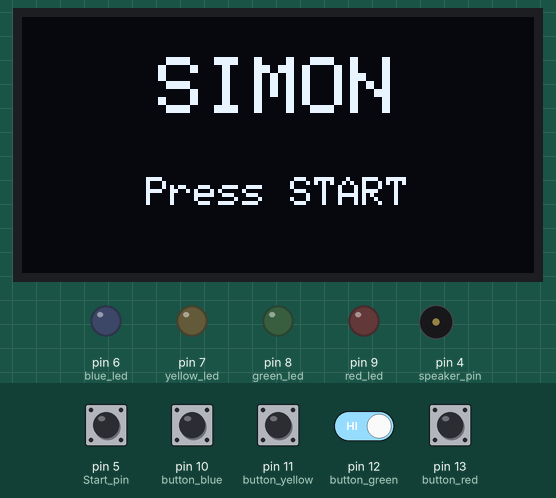
Bench run of a sketch on a simulated Arduino Uno, built with avr-gcc and run on an emulated ATmega328P. Shown: 128×64 one-colour display, output pins drawn as LEDs (lit = HIGH), buzzer (waves = sounding). The inputs (shaded band) are chosen by the test bench; at power-on: pin 5 (Start_pin), pin 10 (button_blue), pin 11 (button_yellow), pin 12 (button_green), pin 13 (button_red) HIGH. Random numbers use the default seed unless the sketch sets one.

Above: at 1.4 s.
1.5 s: pin 5 (Start_pin) pulled LOW for 0.15 s
At 4.3 s:
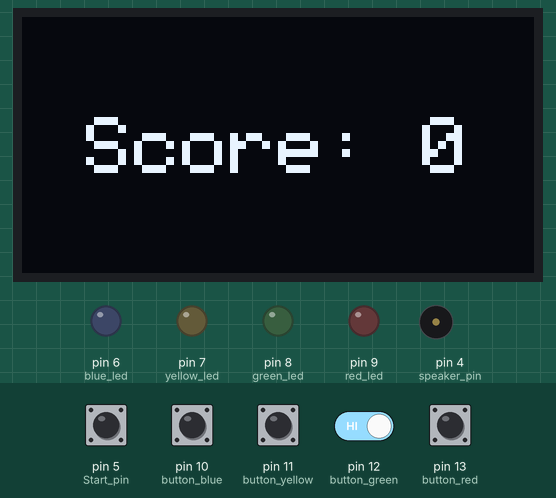
4.6 s: pin 10 (button_blue) pulled LOW for 0.15 s
At 7.0 s:
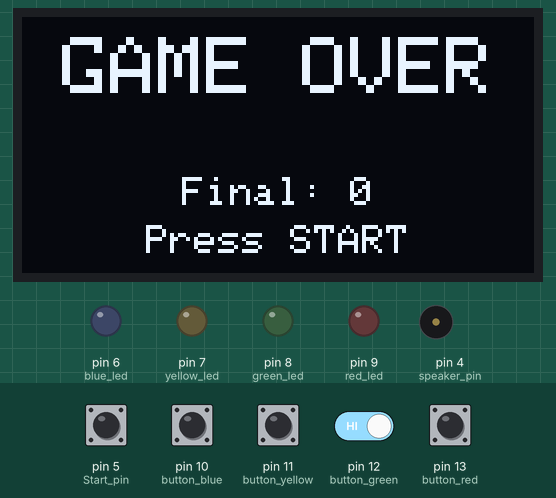
7.1 s: pin 5 (Start_pin) pulled LOW for 1 s
At 8.1 s:
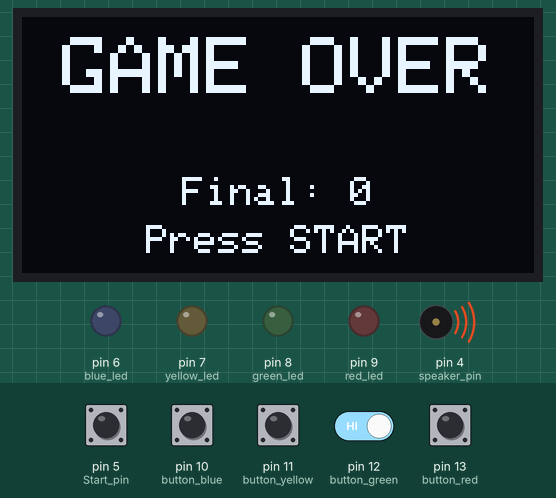
9.8 s: pin 11 (button_yellow) pulled LOW for 1 s
At 12.1 s:
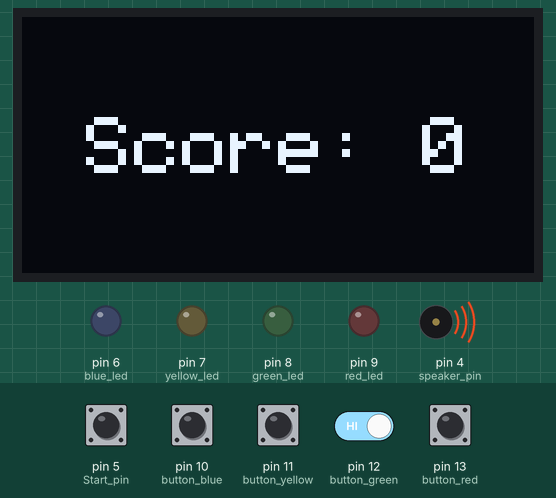
12.3 s: pin 5 (Start_pin) driven LOW and pin 12 (button_green) driven LOW
At 14.47 s:
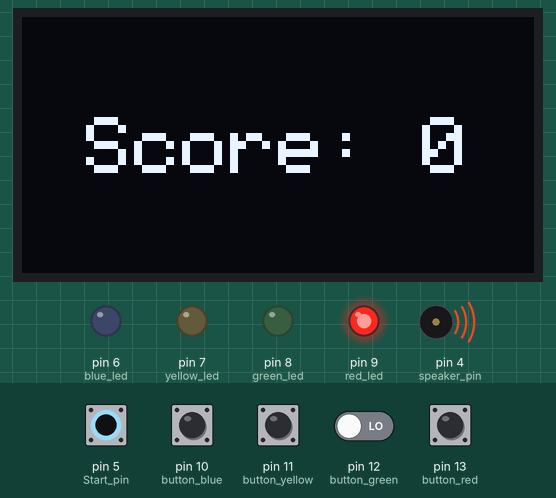
15.3 s: pin 12 (button_green) driven HIGH
At 16.8 s:
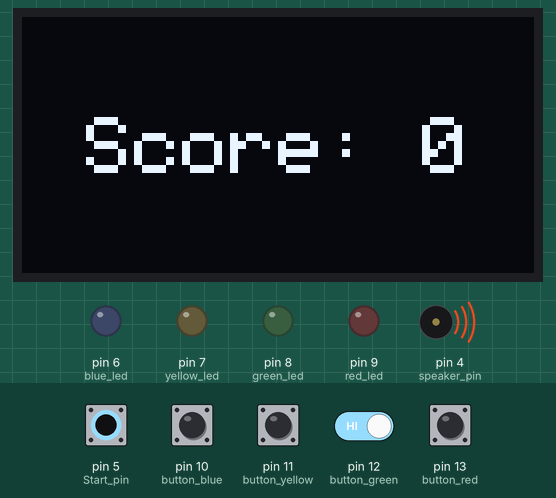
Timing chart, 0 to 18.5 s (numbered marks = the images above; inputs shaded):
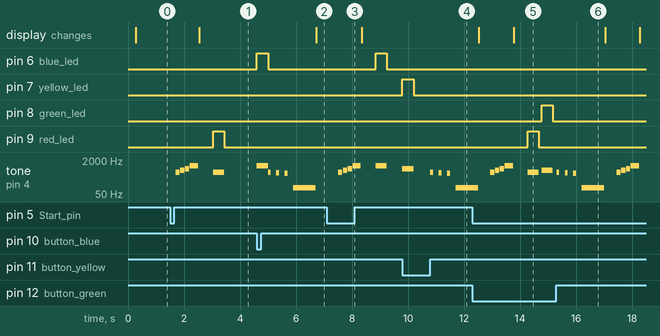

Measured:
- after the input at 1.5 s, pin 9 (red_led): LOW → HIGH after 1.5 s, → LOW 0.40 s later; tone on pin 4 (speaker_pin): plays 523 Hz for 0.15 s, 659 Hz for 0.15 s, 784 Hz for 0.15 s, 1047 Hz for 0.30 s, 523 Hz for 0.40 s, starting after 0.20 s; the display: changes after 1.0 s (image 1)
- after the input at 4.6 s, pin 6 (blue_led): LOW → HIGH at once, → LOW 0.40 s later; tone on pin 4 (speaker_pin): plays 1047 Hz for 0.40 s, 523 Hz for 0.10 s, 494 Hz for 0.10 s, 466 Hz for 0.10 s, 98 Hz for 0.80 s, starting at once; the display: changes after 2.1 s (image 2)
- after the input at 7.1 s, pin 6 (blue_led): LOW → HIGH after 1.7 s, → LOW 0.40 s later; tone on pin 4 (speaker_pin): plays 523 Hz for 0.15 s, 659 Hz for 0.15 s, 784 Hz for 0.15 s, 1047 Hz for 0.30 s, 1047 Hz for 0.40 s, starting after 0.41 s
- after the input at 9.8 s, pin 7 (yellow_led): LOW → HIGH at once, → LOW 0.40 s later; tone on pin 4 (speaker_pin): plays 784 Hz for 0.40 s, 523 Hz for 0.10 s, 494 Hz for 0.10 s, 466 Hz for 0.10 s, 98 Hz for 0.60 s, starting at once
- after the input at 12.3 s, pin 8 (green_led): LOW → HIGH after 2.5 s, → LOW 0.40 s later; pin 9 (red_led): LOW → HIGH after 2.0 s, → LOW 0.40 s later
- after the input at 15.3 s, tone on pin 4 (speaker_pin): plays 523 Hz for 0.10 s, 494 Hz for 0.10 s, 466 Hz for 0.10 s, 98 Hz for 0.80 s, 523 Hz for 0.15 s, 659 Hz for 0.15 s … (8 notes in this stretch), starting at once

The sketch:

simon_oled.ino
```cpp
#include <Wire.h>
#include <Adafruit_GFX.h>
#include <Adafruit_SSD1306.h>

// =====================
// OLED DEFINITIONS
// =====================
#define SCREEN_WIDTH 128
#define SCREEN_HEIGHT 64

Adafruit_SSD1306 display(SCREEN_WIDTH, SCREEN_HEIGHT, &Wire, -1);

// =====================
// SOUND DEFINITIONS
// =====================
#define NOTE_C5   523
#define NOTE_E5   659
#define NOTE_G5   784
#define NOTE_C6  1047
#define NOTE_B4   494
#define NOTE_AS4  466
#define NOTE_G2   98

// =====================
// GAME VARIABLES
// =====================
byte user[100];
byte game[100];

const int button_red = 13;
const int button_green = 12;
const int button_yellow = 11;
const int button_blue = 10;
const int red_led = 9;
const int green_led = 8;
const int yellow_led = 7;
const int blue_led = 6;
const int Start_pin = 5;
const int speaker_pin = 4;

bool game_going = true;
int game_counter = 1;
int blink_time = 400;
int score = 0;

int freq_red = 523;
int freq_green = 659;
int freq_yellow = 784;
int freq_blue = 1047;

// =====================
// OLED HELPER: CENTER TEXT
// =====================
void drawCenteredText(const char *text, int textSize, int y) {
  display.setTextSize(textSize);
  int16_t x1, y1;
  uint16_t w, h;
  display.getTextBounds(text, 0, 0, &x1, &y1, &w, &h);
  int x = (SCREEN_WIDTH - w) / 2;
  display.setCursor(x, y);
  display.println(text);
}

// =====================
// OLED SCREENS
// =====================
void showStartMenu() {
  display.clearDisplay();
  drawCenteredText("SIMON", 2, 10);
  drawCenteredText("Press START", 1, 40);
  display.display();
}

void showScore(int score) {
  display.clearDisplay();
  char buf[20];
  sprintf(buf, "Score: %d", score);
  drawCenteredText(buf, 2, 25);
  display.display();
}

void showGameOver(int score) {
  display.clearDisplay();
  drawCenteredText("GAME OVER", 2, 5);

  char buf[20];
  sprintf(buf, "Final: %d", score);
  drawCenteredText(buf, 1, 40);

  drawCenteredText("Press START", 1, 52);
  display.display();
}

// =====================
// SOUND FUNCTIONS
// =====================
void playStartJingle() {
  tone(speaker_pin, NOTE_C5, 150); delay(170);
  tone(speaker_pin, NOTE_E5, 150); delay(170);
  tone(speaker_pin, NOTE_G5, 150); delay(170);
  tone(speaker_pin, NOTE_C6, 300); delay(300);
}

void playGameOverJingle() {
  tone(speaker_pin, NOTE_C5, 100); delay(300);
  tone(speaker_pin, NOTE_B4, 100); delay(300);
  tone(speaker_pin, NOTE_AS4, 100); delay(300);
  tone(speaker_pin, NOTE_G2, 800); delay(800);
}

// =====================
// LED + SOUND BLINK
// =====================
void blink(int LED_pin, int freq) {
  digitalWrite(LED_pin, HIGH);
  tone(speaker_pin, freq);
  delay(blink_time);
  digitalWrite(LED_pin, LOW);
  noTone(speaker_pin);
}

int corresponding_led(int val) {
  if (val == 1) return red_led;
  if (val == 2) return green_led;
  if (val == 3) return yellow_led;
  return blue_led;
}

int corresponding_freq(int val) {
  if (val == 1) return freq_red;
  if (val == 2) return freq_green;
  if (val == 3) return freq_yellow;
  return freq_blue;
}

// =====================
// SETUP
// =====================
void setup() {
  Serial.begin(9600);
  randomSeed(analogRead(A0));

  pinMode(button_red, INPUT_PULLUP);
  pinMode(button_green, INPUT_PULLUP);
  pinMode(button_yellow, INPUT_PULLUP);
  pinMode(button_blue, INPUT_PULLUP);
  pinMode(red_led, OUTPUT);
  pinMode(green_led, OUTPUT);
  pinMode(yellow_led, OUTPUT);
  pinMode(blue_led, OUTPUT);
  pinMode(Start_pin, INPUT_PULLUP);
  pinMode(speaker_pin, OUTPUT);

  if (!display.begin(SSD1306_SWITCHCAPVCC, 0x3C)) {
    Serial.println("OLED failed");
    while (true);
  }

  display.setTextColor(SSD1306_WHITE);
  delay(200);

  for (int i = 0; i < 100; i++)
    game[i] = random(1, 5);

  showStartMenu();
}

// =====================
// MAIN LOOP
// =====================
void loop() {

  while (digitalRead(Start_pin) == HIGH) { delay(10); }
  delay(200);

  score = 0;
  game_counter = 1;
  game_going = true;

  playStartJingle();
  showScore(score);

  // =====================
  //       GAME LOOP
  // =====================
  while (game_going) {

    delay(500);

    // --- 1. Show sequence ---
    for (int i = 0; i < game_counter; i++) {
      blink(corresponding_led(game[i]), corresponding_freq(game[i]));
      delay(100);
    }

    // --- 2. Get user input (with 10 sec timeout) ---
    for (int i = 0; i < game_counter; i++) {
      bool button_pressed = false;

      unsigned long startWait = millis();

      while (!button_pressed) {

        // TIMEOUT CHECK — 10 seconds
        if (millis() - startWait >= 10000) {
          game_going = false;
          break;
        }

        if (digitalRead(button_red) == LOW) {
          user[i] = 1; blink(red_led, freq_red); button_pressed = true;
        }
        else if (digitalRead(button_green) == LOW) {
          user[i] = 2; blink(green_led, freq_green); button_pressed = true;
        }
        else if (digitalRead(button_yellow) == LOW) {
          user[i] = 3; blink(yellow_led, freq_yellow); button_pressed = true;
        }
        else if (digitalRead(button_blue) == LOW) {
          user[i] = 4; blink(blue_led, freq_blue); button_pressed = true;
        }
      }

      if (!game_going) break;

      while (digitalRead(button_red)==LOW || digitalRead(button_green)==LOW ||
             digitalRead(button_yellow)==LOW || digitalRead(button_blue)==LOW)
        delay(10);

      if (user[i] != game[i]) {
        game_going = false;
        break;
      }
    }

    if (!game_going) break;

    score++;
    game_counter++;
    showScore(score);
  }

  // =====================
  //       GAME OVER
  // =====================
  playGameOverJingle();
  showGameOver(score);

  while (digitalRead(Start_pin) == HIGH) { delay(10); }
  delay(200);

  for (int i = 0; i < 100; i++)
    game[i] = random(1, 5);
}
```
